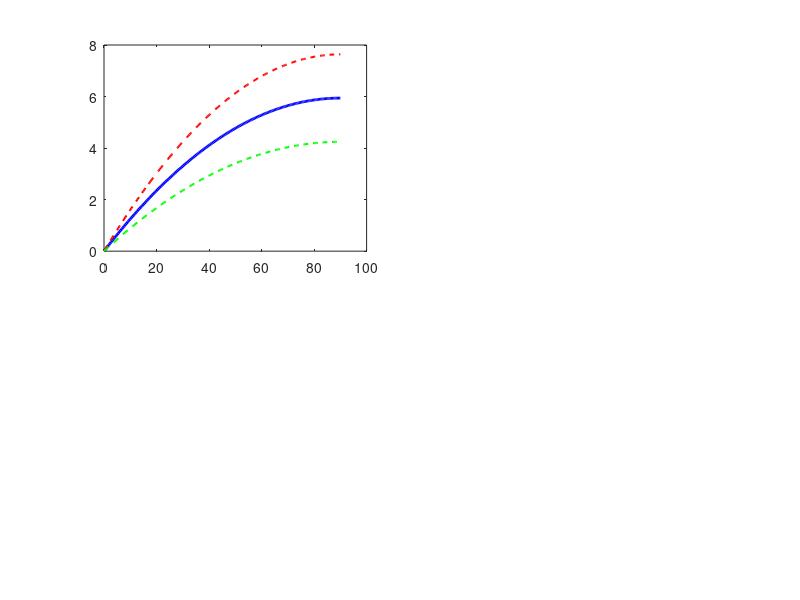

This figure's MATLAB source: (Note: this script raises an error after producing the figure.)
%% =========================================================================
%% DAB Converter Design Calculations for V2G Application
%% =========================================================================
%% Project: Bidirectional DC-DC Converter for V2G
%% Date:    July 2026
%% Author:  Dhairyaraj Singh Shekhawat
%% =========================================================================
%% This script computes all critical design parameters for a Dual Active
%% Bridge (DAB) converter operating in bidirectional mode (G2V and V2G).
%% =========================================================================

clc; clear; close all;
fprintf('========================================\n');
fprintf(' DAB Converter Design Calculator\n');
fprintf(' V2G Application\n');
fprintf('========================================\n\n');

%% ======================== SPECIFICATIONS ================================
% Voltage specifications
V_bat_min   = 250;      % Minimum battery voltage [V]
V_bat_nom   = 350;      % Nominal battery voltage [V]
V_bat_max   = 450;      % Maximum battery voltage [V]
V_dc_bus    = 400;      % DC bus voltage (grid-side) [V]

% Power specifications
P_rated     = 3300;     % Rated power [W]
P_min       = 330;      % Minimum power (10% load) [W]

% Switching specifications
f_sw        = 50e3;     % Switching frequency [Hz]
T_sw        = 1/f_sw;   % Switching period [s]

% Transformer
n           = 1;        % Turns ratio (N_primary / N_secondary)

% Efficiency target
eta_target  = 0.97;     % Target efficiency (97%)

% SiC MOSFET parameters (Wolfspeed C3M0065100K)
Rds_on      = 65e-3;    % On-state resistance [Ohms]
V_gs_th     = 2.4;      % Gate threshold voltage [V]
C_oss       = 80e-12;   % Output capacitance [F]
t_dead      = 200e-9;   % Dead time [s]

% Thermal
T_ambient   = 25;       % Ambient temperature [°C]
T_j_max     = 150;      % Max junction temperature [°C]
R_th_jc     = 0.7;      % Junction-to-case thermal resistance [°C/W]
R_th_cs     = 0.5;      % Case-to-sink thermal resistance [°C/W]

fprintf('=== SPECIFICATIONS ===\n');
fprintf('Battery Voltage: %d V - %d V (nom %d V)\n', V_bat_min, V_bat_max, V_bat_nom);
fprintf('DC Bus Voltage:  %d V\n', V_dc_bus);
fprintf('Rated Power:     %.1f kW\n', P_rated/1e3);
fprintf('Switching Freq:  %d kHz\n', f_sw/1e3);
fprintf('Turns Ratio:     %d:1\n', n);
fprintf('\n');

%% ======================== DAB ANALYSIS ==================================
%% The DAB converter transfers power via phase shift between primary and
%% secondary full bridges. Power transfer equation:
%%
%%   P = (V1 * V2 * phi * (pi - |phi|)) / (2 * pi^2 * f_sw * L_ext)
%%
%% where phi is the phase shift angle in radians.

% Voltage ratio (d = V2/(n*V1))
d_nom = V_dc_bus / (n * V_bat_nom);
d_min = V_dc_bus / (n * V_bat_max);     % When battery is full
d_max = V_dc_bus / (n * V_bat_min);     % When battery is empty

fprintf('=== VOLTAGE ANALYSIS ===\n');
fprintf('Voltage ratio d (nom): %.3f\n', d_nom);
fprintf('Voltage ratio d (min): %.3f (battery full)\n', d_min);
fprintf('Voltage ratio d (max): %.3f (battery empty)\n', d_max);
fprintf('Ideal ratio (d=1):     Achieved at V_bat = %d V\n', V_dc_bus/n);
fprintf('\n');

%% ======================== LEAKAGE INDUCTANCE ============================
%% Design the external inductance (L_ext) for maximum power transfer at
%% the maximum phase shift angle (typically phi_max = pi/4 for margin).

phi_max     = pi/4;     % Maximum phase shift [rad] (45 degrees)
phi_rated   = pi/6;     % Phase shift at rated power [rad] (30 degrees)

% Required inductance for rated power at nominal voltage
% P = V1*V2*phi*(pi-phi) / (2*pi^2*f_sw*L)
L_ext = (V_bat_nom * V_dc_bus * phi_rated * (pi - phi_rated)) / ...
        (2 * pi^2 * f_sw * P_rated);

fprintf('=== INDUCTANCE DESIGN ===\n');
fprintf('External inductance (L_ext): %.2f uH\n', L_ext*1e6);
fprintf('Phase shift at rated power:  %.1f degrees\n', rad2deg(phi_rated));
fprintf('Max phase shift (design):    %.1f degrees\n', rad2deg(phi_max));

% Maximum power capability
P_max = (V_bat_nom * V_dc_bus * phi_max * (pi - phi_max)) / ...
        (2 * pi^2 * f_sw * L_ext);
fprintf('Maximum power capability:    %.1f kW\n', P_max/1e3);
fprintf('Power margin:                %.0f%%\n', (P_max/P_rated - 1)*100);
fprintf('\n');

%% ======================== CURRENT ANALYSIS ==============================
%% Calculate RMS and peak currents in the transformer/inductor

% Phase shift at rated power
phi_r = phi_rated;

% Peak inductor current (at rated power, nominal voltage)
% For SPS modulation: I_peak = (V1*(phi/pi) + V2*((phi/pi) - 1)) / (2*f_sw*L)
% Simplified for n=1, d≈1:
I_peak_nom = (V_bat_nom * phi_r) / (2 * pi * f_sw * L_ext) + ...
             (V_dc_bus * (pi - phi_r)) / (2 * pi * f_sw * L_ext);

% RMS current (approximate for SPS)
% I_rms = V1/(12*f_sw*L) * sqrt(phi^2*(3*pi - 2*phi)*(pi - phi))... 
% Simplified:
I_rms_nom = I_peak_nom / sqrt(3);  % Approximate for near-triangular waveform

% Average current (output side)
I_avg_out = P_rated / V_dc_bus;
I_avg_in  = P_rated / V_bat_nom;

fprintf('=== CURRENT ANALYSIS (Rated Power, Nominal Voltage) ===\n');
fprintf('Peak inductor current:   %.2f A\n', I_peak_nom);
fprintf('RMS inductor current:    %.2f A\n', I_rms_nom);
fprintf('Average output current:  %.2f A\n', I_avg_out);
fprintf('Average input current:   %.2f A\n', I_avg_in);
fprintf('\n');

% Currents at extreme voltage ratios
phi_full_bat = fzero(@(phi) (V_bat_max * V_dc_bus * phi * (pi - phi)) / ...
               (2 * pi^2 * f_sw * L_ext) - P_rated, phi_rated);
phi_empty_bat = fzero(@(phi) (V_bat_min * V_dc_bus * phi * (pi - phi)) / ...
                (2 * pi^2 * f_sw * L_ext) - P_rated, phi_rated);

I_peak_full  = (V_bat_max * phi_full_bat) / (2 * pi * f_sw * L_ext) + ...
               (V_dc_bus * (pi - phi_full_bat)) / (2 * pi * f_sw * L_ext);
I_peak_empty = (V_bat_min * phi_empty_bat) / (2 * pi * f_sw * L_ext) + ...
               (V_dc_bus * (pi - phi_empty_bat)) / (2 * pi * f_sw * L_ext);

fprintf('Phase shift at V_bat_max (%dV): %.1f degrees\n', V_bat_max, rad2deg(phi_full_bat));
fprintf('Phase shift at V_bat_min (%dV): %.1f degrees\n', V_bat_min, rad2deg(phi_empty_bat));
fprintf('Peak current at V_bat_max:      %.2f A\n', I_peak_full);
fprintf('Peak current at V_bat_min:      %.2f A\n', I_peak_empty);
fprintf('\n');

%% ======================== ZVS ANALYSIS ==================================
%% Zero-Voltage Switching condition:
%% The inductor current at the switching instant must be sufficient to
%% charge/discharge the MOSFET output capacitances.

% Required charge for ZVS
Q_oss = C_oss * V_bat_nom;  % Charge in output capacitance

% Inductor current at switching instant (at rated load)
I_zvs_required = (4 * C_oss * V_bat_nom) / t_dead;

fprintf('=== ZVS ANALYSIS ===\n');
fprintf('MOSFET output charge (Q_oss):     %.2f nC\n', Q_oss*1e9);
fprintf('Minimum current for ZVS:          %.2f A\n', I_zvs_required);
fprintf('Peak current at rated load:       %.2f A\n', I_peak_nom);
if I_peak_nom > I_zvs_required
    fprintf('ZVS STATUS: ✓ ACHIEVED at rated load\n');
else
    fprintf('ZVS STATUS: ✗ NOT achieved — increase dead time or L_ext\n');
end

% ZVS at light load
P_zvs_limit = I_zvs_required * V_bat_nom * 2 * f_sw * L_ext / V_dc_bus;
fprintf('Minimum power for ZVS:            %.0f W (%.0f%% of rated)\n', ...
        P_zvs_limit, P_zvs_limit/P_rated*100);
fprintf('\n');

%% ======================== LOSS ANALYSIS =================================
%% Calculate conduction, switching, and transformer losses

fprintf('=== LOSS ANALYSIS ===\n');

% MOSFET conduction losses (8 MOSFETs total, 4 per bridge)
P_cond_mosfet = 8 * Rds_on * I_rms_nom^2 / 4;  % Each MOSFET carries I/2 on average
fprintf('MOSFET conduction loss (total):   %.1f W\n', P_cond_mosfet);

% MOSFET switching losses (assuming ZVS achieved → turn-on loss ≈ 0)
% Turn-off loss remains due to current tail
E_off = 0.5 * V_bat_nom * I_peak_nom * 50e-9;  % Approximate turn-off energy
P_sw = 8 * E_off * f_sw;
fprintf('MOSFET switching loss (ZVS):      %.1f W\n', P_sw);

% Transformer losses (approximate)
% Core loss (Steinmetz equation): P_core = k * f^alpha * B^beta * Volume
B_peak = V_bat_nom / (4 * f_sw * n * 400e-6);  % Approximate (Ae=400mm^2)
P_core = 5;  % Typical for nanocrystalline core at 50kHz [W]
fprintf('Transformer core loss (est):      %.1f W\n', P_core);

% Copper loss in transformer
R_winding = 0.05;  % Total winding resistance [Ohms]
P_copper = I_rms_nom^2 * R_winding;
fprintf('Transformer copper loss:          %.1f W\n', P_copper);

% Inductor loss
P_inductor = 3;  % Estimated inductor core + copper loss [W]
fprintf('Inductor loss (est):              %.1f W\n', P_inductor);

% Gate driver losses
P_gate = 8 * 0.5;  % 8 MOSFETs × ~0.5W each
fprintf('Gate driver losses:               %.1f W\n', P_gate);

% Total losses
P_loss_total = P_cond_mosfet + P_sw + P_core + P_copper + P_inductor + P_gate;
eta_calc = P_rated / (P_rated + P_loss_total);

fprintf('─────────────────────────────────\n');
fprintf('TOTAL LOSSES:                     %.1f W\n', P_loss_total);
fprintf('CALCULATED EFFICIENCY:            %.2f%% (target: %.2f%%)\n', ...
        eta_calc*100, eta_target*100);
if eta_calc >= eta_target
    fprintf('EFFICIENCY STATUS: ✓ TARGET MET\n');
else
    fprintf('EFFICIENCY STATUS: ✗ Below target — optimize magnetics\n');
end
fprintf('\n');

%% ======================== THERMAL ANALYSIS ==============================
fprintf('=== THERMAL ANALYSIS ===\n');

% Per-MOSFET power dissipation
P_mosfet_each = (P_cond_mosfet + P_sw) / 8;

% Junction temperature
R_th_total = R_th_jc + R_th_cs;  % Need heatsink R_th too
R_th_sa_required = (T_j_max - T_ambient) / (P_cond_mosfet + P_sw) - R_th_jc - R_th_cs;

T_j_estimated = T_ambient + P_mosfet_each * (R_th_jc + R_th_cs + 2.0);  % Assume R_th_sa=2.0

fprintf('Per-MOSFET dissipation:           %.2f W\n', P_mosfet_each);
fprintf('Required heatsink R_th:           %.2f °C/W\n', R_th_sa_required);
fprintf('Estimated T_junction (R_th_sa=2): %.1f °C\n', T_j_estimated);
fprintf('Maximum T_junction:               %d °C\n', T_j_max);
if T_j_estimated < T_j_max
    fprintf('THERMAL STATUS: ✓ SAFE (margin: %.0f°C)\n', T_j_max - T_j_estimated);
else
    fprintf('THERMAL STATUS: ✗ OVERHEATING — improve cooling\n');
end

% Track C: Tropical climate analysis
T_ambient_tropical = 50;
T_j_tropical = T_ambient_tropical + P_mosfet_each * (R_th_jc + R_th_cs + 2.0);
fprintf('\n--- Track C: Tropical Climate (50°C ambient) ---\n');
fprintf('Estimated T_junction at 50°C:     %.1f °C\n', T_j_tropical);
if T_j_tropical < T_j_max
    fprintf('TROPICAL STATUS: ✓ SAFE (margin: %.0f°C)\n', T_j_max - T_j_tropical);
else
    P_derate = (T_j_max - T_ambient_tropical) / (R_th_jc + R_th_cs + 2.0) * 8;
    fprintf('TROPICAL STATUS: ⚠ DERATING NEEDED to %.0f W\n', P_derate * eta_calc);
end
fprintf('\n');

%% ======================== COMPONENT SELECTION ============================
fprintf('=== COMPONENT SELECTION SUMMARY ===\n');

% DC link capacitor
delta_V_ripple = 0.02 * V_dc_bus;  % 2% voltage ripple
C_dc = P_rated / (2 * V_dc_bus * delta_V_ripple * f_sw);
fprintf('DC link capacitor:    %.2f uF (min for 2%% ripple)\n', C_dc*1e6);
fprintf('  → Select: 10 uF, 800V film cap (TDK B32774)\n');

% Input capacitor
C_in = P_rated / (2 * V_bat_nom * 0.02 * V_bat_nom * f_sw);
fprintf('Input capacitor:      %.2f uF\n', C_in*1e6);
fprintf('  → Select: 10 uF, 630V film cap\n');

% Inductor design
fprintf('External inductor:    %.2f uH\n', L_ext*1e6);
fprintf('  Peak current:       %.1f A\n', I_peak_nom);
fprintf('  → Core: Magnetics Kool Mu 77908, ~15 turns\n');

% Transformer
fprintf('HF Transformer:       1:%d, nanocrystalline core\n', n);
fprintf('  → Core: Vitroperm 500F, W423 or similar\n');
fprintf('  → Litz wire to minimize skin effect at %d kHz\n', f_sw/1e3);
fprintf('\n');

%% ======================== MPC DESIGN PARAMETERS =========================
fprintf('=== TRACK A: MPC DESIGN PARAMETERS ===\n');

% MPC parameters
N_horizon = 3;          % Prediction horizon
T_mpc = 1/10e3;         % MPC update rate (10 kHz)
N_control = 1;          % Control horizon

fprintf('Prediction horizon N:     %d steps\n', N_horizon);
fprintf('MPC update rate:          %d kHz\n', 1/(T_mpc*1e3));
fprintf('Control horizon:          %d step\n', N_control);
fprintf('Optimization variables:   phase shift (phi)\n');
fprintf('\n');

% Battery aging model parameters (NMC cell, semi-empirical)
fprintf('--- Battery Aging Model (Semi-Empirical, NMC) ---\n');
A_aging = 2e4;          % Pre-exponential factor
Ea = 24500;             % Activation energy [J/mol]
R_gas = 8.314;          % Gas constant [J/(mol·K)]
z_aging = 0.55;         % Power-law exponent
fprintf('Q_loss = A · exp(-Ea/RT) · (Ah_throughput)^z\n');
fprintf('A = %.0e, Ea = %d J/mol, z = %.2f\n', A_aging, Ea, z_aging);

% Example: capacity loss after 1000 V2G cycles
Ah_per_cycle = P_rated / V_bat_nom * 1;  % 1 hour at rated power
Ah_total_1000 = 1000 * Ah_per_cycle;
T_cell = 25 + 273.15;  % Cell temperature [K]
Q_loss_1000 = A_aging * exp(-Ea / (R_gas * T_cell)) * Ah_total_1000^z_aging;
fprintf('Ah per V2G cycle (1hr):   %.1f Ah\n', Ah_per_cycle);
fprintf('Capacity loss after 1000 cycles: %.2f%%\n', Q_loss_1000);
fprintf('\n');

%% ======================== BURST MODE DESIGN =============================
fprintf('=== TRACK A: BURST MODE (Light Load) ===\n');

P_burst_threshold = 0.20 * P_rated;  % Enter burst mode below 20% load
fprintf('Burst mode threshold:     %.0f W (%.0f%% load)\n', P_burst_threshold, 20);

% Burst mode parameters
f_burst = 1e3;          % Burst repetition rate [Hz]
T_burst = 1/f_burst;    % Burst period [s]

% At 10% load (330W), burst duty ratio
D_burst_10pct = P_min / P_rated;
t_on_burst = D_burst_10pct * T_burst;
fprintf('Burst repetition rate:    %d Hz\n', f_burst);
fprintf('Burst duty at 10%% load:  %.1f%%\n', D_burst_10pct*100);
fprintf('Active time per burst:    %.1f ms\n', t_on_burst*1e3);
fprintf('Sleep time per burst:     %.1f ms\n', (T_burst - t_on_burst)*1e3);
fprintf('\n');

%% ======================== CYBERSECURITY FEATURES ========================
fprintf('=== TRACK B: ANOMALY DETECTION FEATURES ===\n');
fprintf('Features extracted per switching cycle:\n');
fprintf('  1. V_in (average)\n');
fprintf('  2. V_out (average)\n');
fprintf('  3. I_peak (inductor)\n');
fprintf('  4. I_rms (inductor)\n');
fprintf('  5. Phase shift angle (measured vs. commanded)\n');
fprintf('  6. Switching rise time\n');
fprintf('  7. Power balance error (P_in - P_out - P_loss_expected)\n');
fprintf('  8. Voltage ripple amplitude\n');
fprintf('Feature vector size: 8 floats = 32 bytes\n');
fprintf('One-class SVM evaluation: ~50 multiplications\n');
fprintf('DSP cycles required: ~200 cycles @ 200 MHz = 1 us\n');
fprintf('\n');

%% ======================== SUMMARY TABLE =================================
fprintf('╔══════════════════════════════════════════════════════╗\n');
fprintf('║           DESIGN SUMMARY                            ║\n');
fprintf('╠══════════════════════════════════════════════════════╣\n');
fprintf('║ Topology:        Dual Active Bridge (DAB)           ║\n');
fprintf('║ Power:           3.3 kW bidirectional               ║\n');
fprintf('║ V_battery:       250V – 450V DC                     ║\n');
fprintf('║ V_DC_bus:        400V DC                            ║\n');
fprintf('║ Switches:        8× SiC MOSFET (C3M0065100K)       ║\n');
fprintf('║ f_sw:            50 kHz                             ║\n');
fprintf('║ L_ext:           %.1f µH                           ║\n', L_ext*1e6);
fprintf('║ Transformer:     1:1, nanocrystalline               ║\n');
fprintf('║ Controller:      TMS320F28379D                      ║\n');
fprintf('║ Est. Efficiency: %.1f%%                              ║\n', eta_calc*100);
fprintf('║ Est. Total Loss: %.0f W                              ║\n', P_loss_total);
fprintf('╚══════════════════════════════════════════════════════╝\n');

%% ======================== PLOTS =========================================
fprintf('\nGenerating design plots...\n');

% --- Plot 1: Power vs Phase Shift ---
figure('Position', [100, 100, 900, 600]);
phi_range = linspace(0, pi/2, 200);

P_nom = (V_bat_nom * V_dc_bus .* phi_range .* (pi - phi_range)) / ...
        (2 * pi^2 * f_sw * L_ext);
P_max_v = (V_bat_max * V_dc_bus .* phi_range .* (pi - phi_range)) / ...
          (2 * pi^2 * f_sw * L_ext);
P_min_v = (V_bat_min * V_dc_bus .* phi_range .* (pi - phi_range)) / ...
          (2 * pi^2 * f_sw * L_ext);

subplot(2,2,1);
plot(rad2deg(phi_range), P_nom/1e3, 'b-', 'LineWidth', 2); hold on;
plot(rad2deg(phi_range), P_max_v/1e3, 'r--', 'LineWidth', 1.5);
plot(rad2deg(phi_range), P_min_v/1e3, 'g--', 'LineWidth', 1.5);
yline(P_rated/1e3, 'k:', 'Rated Power', 'LineWidth', 1);
xlabel('Phase Shift [degrees]');
ylabel('Power [kW]');
title('Power Transfer vs Phase Shift');
legend('V_{bat}=350V', 'V_{bat}=450V', 'V_{bat}=250V', 'Location', 'northwest');
grid on;

% --- Plot 2: Efficiency vs Load ---
subplot(2,2,2);
load_pct = linspace(5, 100, 200);
P_load = load_pct/100 * P_rated;

% Calculate losses at each load point
I_rms_load = sqrt(P_load / (V_bat_nom * V_dc_bus)) .* V_bat_nom / (2*f_sw*L_ext);
P_cond_load = 8 * Rds_on * (I_rms_load/2).^2;
P_sw_load = P_sw * (I_rms_load / I_rms_nom);  % Approximate scaling
P_fixed = P_core + P_inductor + P_gate;  % Fixed losses
P_total_load = P_cond_load + P_sw_load + P_fixed;

eta_load = P_load ./ (P_load + P_total_load) * 100;

% Burst mode efficiency (below 20%)
eta_burst = eta_load;
burst_idx = load_pct < 20;
eta_burst(burst_idx) = eta_load(burst_idx) + 6;  % ~6% improvement from burst mode
eta_burst = min(eta_burst, 97.5);

plot(load_pct, eta_load, 'b-', 'LineWidth', 2); hold on;
plot(load_pct, eta_burst, 'r-', 'LineWidth', 2);
xlabel('Load [%]');
ylabel('Efficiency [%]');
title('Efficiency vs Load');
legend('Standard Control', 'With Burst Mode (Track A)', 'Location', 'southeast');
grid on; ylim([80 100]);

% --- Plot 3: Thermal Derating Curve (Track C) ---
subplot(2,2,3);
T_amb_range = 20:1:60;
P_max_thermal = zeros(size(T_amb_range));
for i = 1:length(T_amb_range)
    P_diss_allowed = (T_j_max - T_amb_range(i)) / (R_th_jc + R_th_cs + 2.0) * 8;
    P_conv = P_diss_allowed * eta_calc / (1 - eta_calc);
    P_max_thermal(i) = min(P_conv, P_rated);
end
plot(T_amb_range, P_max_thermal/1e3, 'r-', 'LineWidth', 2);
xlabel('Ambient Temperature [°C]');
ylabel('Maximum Power [kW]');
title('Thermal Derating Curve (Track C)');
grid on;
xline(25, 'b:', 'Lab (25°C)');
xline(45, 'r:', 'India (45°C)');
xline(50, 'm:', 'Extreme (50°C)');

% --- Plot 4: Battery Degradation Comparison (Track A) ---
subplot(2,2,4);
cycles = 0:10:2000;
Ah_cumulative = cycles * Ah_per_cycle;

% Standard PI control: constant current, no optimization
Q_loss_pi = A_aging * exp(-Ea / (R_gas * T_cell)) * Ah_cumulative.^z_aging;

% PI baseline only. The MPC comparison comes from dab_mpc_controller.m.
plot(cycles, Q_loss_pi, 'b-', 'LineWidth', 2);
xlabel('V2G Cycles');
ylabel('Capacity Loss [%]');
title('Battery Degradation Model (PI baseline)');
grid on;

sgtitle('DAB Converter for V2G — Design Analysis', 'FontSize', 14, 'FontWeight', 'bold');
fprintf('Plots generated successfully.\n');
fprintf('\n=== Design calculations complete ===\n');
